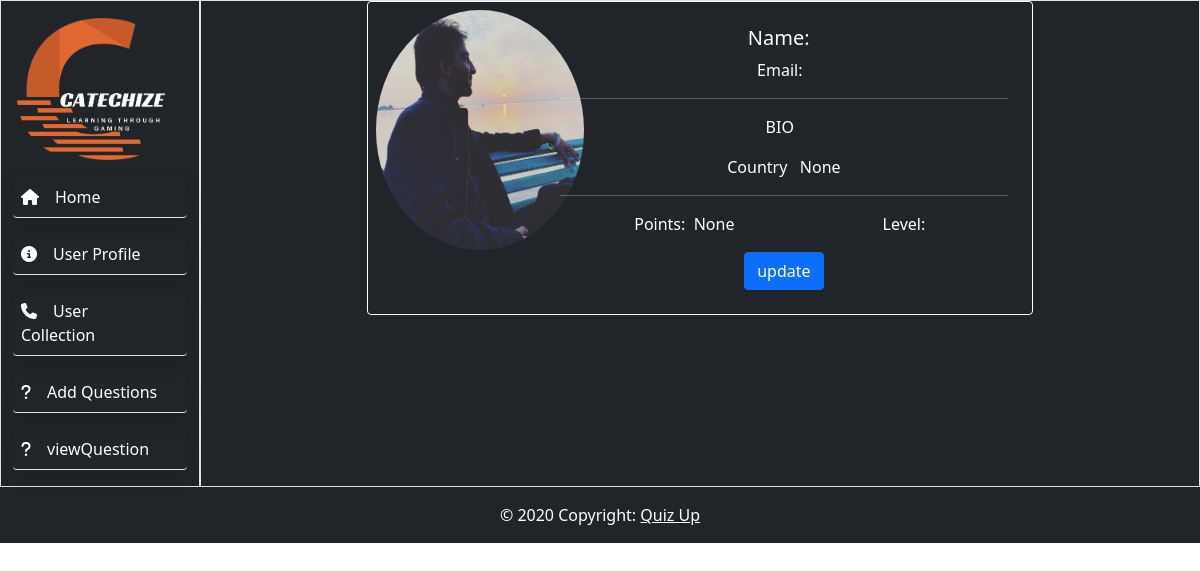
The app's page /dashboard/1/ with its own data.
### members/models.py (models this page shows, shortened)
class User(AbstractUser):
    bio=models.TextField(max_length=250, blank=True)
    profile_pic=models.ImageField(blank=True,null=True,upload_to="images/profile/",default="pic.jpg")
    country=models.CharField(max_length=250,blank=True,null=True)

### dashboard/views.py (the view)
# urls.py: path('<pk>/', GeeksDetailView.as_view(template_name="user_detail.html"),
class GeeksDetailView(DetailView):
    model = User
    template_name='user_detail.html'
    def get_context_data(self,*args,**kwargs):
        context=super(GeeksDetailView, self).get_context_data(*args,**kwargs)
        total_points=userColloction.objects.filter(user_p=self.kwargs['pk'] ).aggregate(Sum('user_points')).get('user_points__sum', 0.00)
        context["total_points"]=total_points
        return context

### dashboard/templates/user_detail.html
{% extends 'adminbase.html' %}
{% block content %}
<div class="card col-8 mx-auto bg-dark text-white border-white" >
    <div class="row p-2">
     <div class="col-xl-3  ">
         {% if object.profile_pic %}
         <img src="{{ object.profile_pic.url }}" class="card-img-top rounded-circle "  alt="..." style="width: 13rem;height: 15rem;">
         {% endif %}
     </div>
         <div class="col-xl-9">
     <div class="card-body">
       <h5 class="card-title text-capitalize ">Name: &nbsp; {{ object.first_name }} {{ object.last_name }}</h5>
       <p class="card-text">Email: &nbsp; {{ object.email }}</p>
       <hr>
       <p class="card-text"> BIO &nbsp; {{ object.bio }}</p>
       <p class="card-text text-capitalize"> Country &nbsp; {{ object.country }}</p>
       <hr>
       <div class="d-flex justify-content-around">
         <p class="card-text"> Points: &nbsp;{{total_points}}</p>
         <p class="card-text"> Level: &nbsp; </p>
       </div>
       <a href="{% url 'user_update' object.id %} " class="btn btn-primary ">update</a>
     </div>
 </div>
   </div>
 </div>
{% endblock  %}

### records on screen
User: profile_pic (picture), country "None"

### other values on screen
{{ total_points }} "None"
